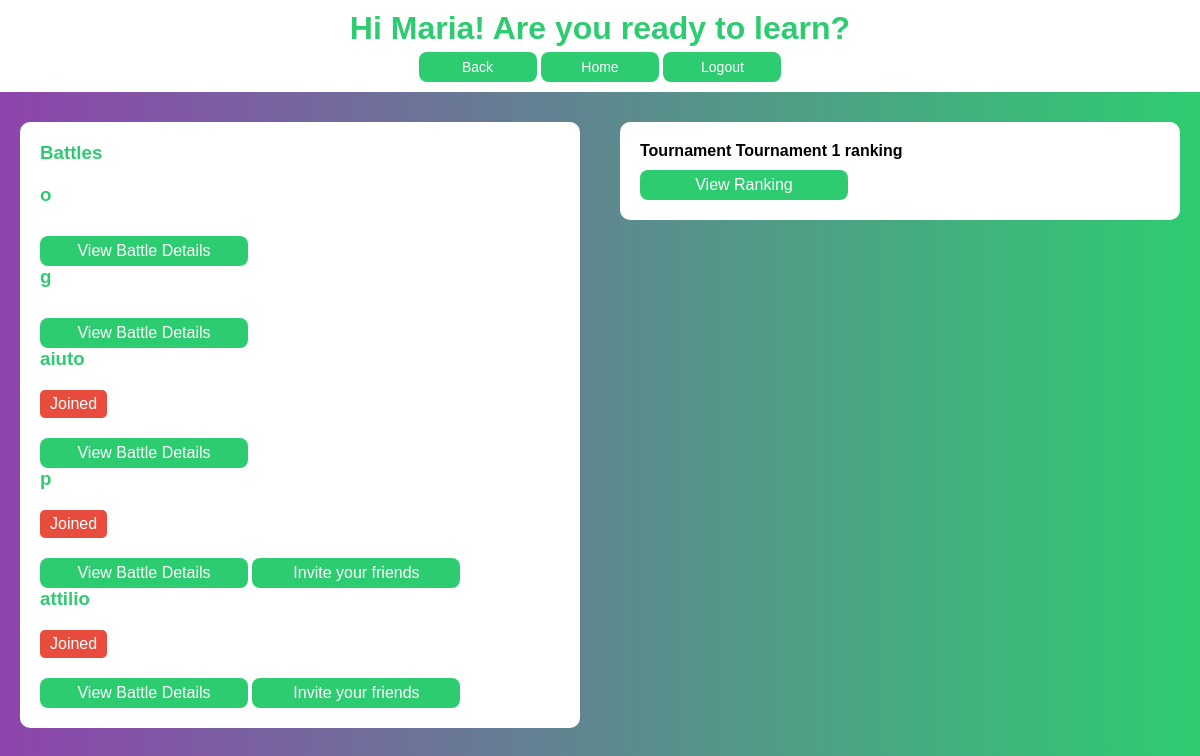
Page /enrolledTo/23/ (signed in) on the committed database.
### CKBApp/models.py (models this page shows, shortened)
class User(models.Model):
    name = models.CharField(max_length=100)
    surname = models.CharField(max_length=100)
    email = models.EmailField(unique=True)
    password = models.CharField(max_length=100)
    user_type = models.CharField(max_length=50)
    github_username = models.CharField(max_length=100, blank=True)

class Battle(models.Model):
    name = models.CharField(max_length=100)
    registration_deadline = models.DateField()
    submission_deadline = models.DateField()
    max_team_students = models.IntegerField()
    min_team_students = models.IntegerField()
    tournament = models.ForeignKey(Tournament, on_delete=models.CASCADE)
    manually_evaluated = models.BooleanField(default=False)
    code_kata = models.FileField(upload_to='media/', blank= False, default= None)
    repository_created = models.BooleanField(default=False)
    url_repository = models.CharField(max_length=100, blank=True)

class Tournament(models.Model):
    name = models.CharField(max_length=100)
    description = models.TextField()
    submission_deadline = models.DateField()
    ending_date = models.DateField()

### CKBApp/views.py (the view, shortened to what this page needs)
# urls.py: path('enrolledTo/<int:tournament_id>/', enrolled_tournament_view, name='enrolled_tournament'),
def enrolled_tournament_view(request, tournament_id):
    user_id = request.session.get('user_id')
    student = Student.objects.get(user_id=user_id)
    user = User.objects.get(id=user_id)
    student_name = student.user.name
    student_id = student.id
    tournament = Tournament.objects.get(pk=tournament_id)
    battles = Battle.objects.filter(tournament=tournament)
    enrolled_battles = battles.filter(team__students=student)
    battle_team_created = enrolled_battles.filter(team__creator=user)
    today = datetime.now().date()
    tournament_name = tournament.name
    context = {
            'tournament': tournament,
            'tournament_name': tournament_name,
            'battles': battles,
            'student_name': student_name,
            'student' : student,
            'enrolled_battles': enrolled_battles,
            'battle_team_created': battle_team_created,
            'today': today
    }
    return render(request, 'CKBApp/EnrolledTournamentDetails.html', context)

### CKBApp/templates/CKBApp/EnrolledTournamentDetails.html (shortened to what this page needs)
{% load static %}
<!DOCTYPE html>
<html lang="en">
<head>
    <link rel="stylesheet" href="{% static 'CKBApp/css/Studentstyle.css' %}">
</head>
<body>
    <header>
        <h1>Hi {% if student_name %}{{ student_name }}{% else %}Student{% endif %}! Are you ready to learn?</h1>
        <button id="back">Back</button>
        <button id="home">Home</button>
        <button id="logout">Logout</button>
    </header>
<div class="container">
    <div class="right">
        <section class= "battles">
            <h3>Battles</h3>
            <div>
                <ul>
                    {% for battle in battles %}
                        <h3>{{ battle.name }}</h3>
                        {% if battle in enrolled_battles %}
                            <p class="badge-label">Joined</p>
                        <br>
                        {% endif %}
                            <button id="battleStatus" onclick="checkEnrollment('{{ battle.id }}')">View Battle Details</button>
                        {% if battle in battle_team_created %}
                            {% if battle.submission_deadline < today %}
                                <button id="inviteFriends" onclick="inviteFriends('{{ battle.id }}')">Invite your friends</button>
                            {% endif %}
                        {% endif %}
                    {% endfor %}
                </ul>
            </div>
        </section>
    </div>
    <div class="left">
        <section class = "ranking">
            <div class="battle">
                <h4>Tournament {% if tournament_name %}{{ tournament_name }}{% else %}x{% endif %} ranking</h4>
            </div>
            <div>
                <button class="view-details-battle" onclick="viewTournamentRanking('{{ tournament.id }}')">View Ranking</button>
            </div>
            </section>
    </div>
</div>
</body>
</html>

### CKBApp/static/CKBApp/css/Studentstyle.css (style rules this page uses)
* { margin: 0; padding: 0; box-sizing: border-box; }
body { background: linear-gradient(to right, #8e44ad, #2ecc71); font-family: Verdana, sans-serif; }
.container { display: flex; }
.left, .right { flex: 1; }
section { background: #fff; margin: 20px; padding: 20px; border-radius: 10px; display: flex; flex-direction: column; }
header button#logout, button#home, button#back { background: #2ecc71; color: white; border: none; border-radius: 8px; cursor: pointer; height: 30px; width: 10%; font-size: 14px; margin-top: 5px; transition: background 0.3s ease; }
.tournament button, .search-bar button, .notifications button, .gamification-badges button, #battleStatus, #inviteFriends, .search-bar select { background: #2ecc71; color: white; border: none; border-radius: 8px; cursor: pointer; height: 40px; width: 100%; font-size: 16px; margin-top: 10px; }
.tournament button:hover, .search-bar button:hover, .notifications button:hover, .gamification-badges button:hover, .search-bar select:hover, header button#logout:hover, #battleStatus:hover, #inviteFriends:hover, .view-details-battle, button#home:hover, button#back:hover { background: #27ae60; }
.left h3, .right h3 { color: #2ecc71; margin-bottom: 20px; }
.badge-label { color: #fff; background: #e74c3c; padding: 5px 10px; border-radius: 5px; display: inline-block; margin-bottom: 10px; }
header { background: #ffffff; padding: 10px; text-align: center; color: #2ecc71; margin-bottom: 10px; }
.battle { display: flex; justify-content: space-between; align-items: center; }
.view-details-battle, #battleStatus, #inviteFriends { background: #2ecc71; color: white; border: none; border-radius: 8px; cursor: pointer; height: 30px; width: 40%; font-size: 16px; margin-top: 10px; }
.battle h4 { margin-right: 10px; margin: 0; }

### rows in the picture
User: name "Maria"
Battle: name "o"
Battle: name "g"
Battle: name "aiuto", shows "Joined"
Battle: name "p", shows "Joined"
Battle: name "attilio", shows "Joined"
Tournament: name "Tournament 1"
